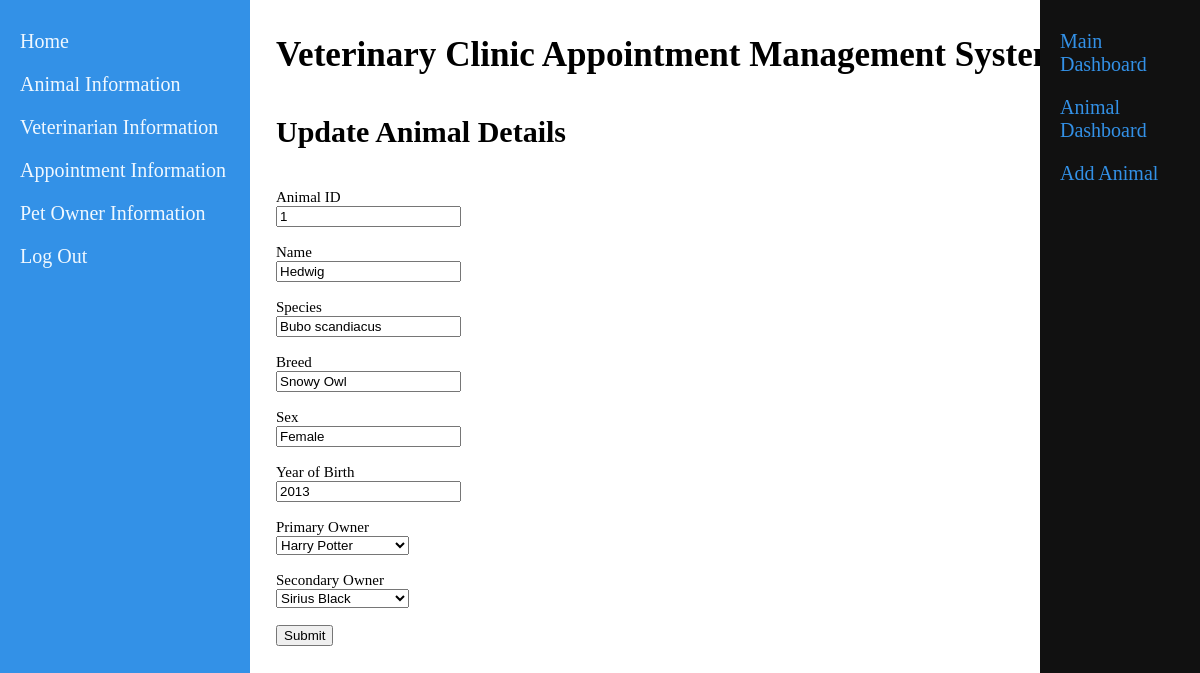
Screenshot of /updateAnimal.php?AnimalID=1 with the database file from the repository.
### tables this page shows
CREATE TABLE `animal` (
  `AnimalID` int(11) NOT NULL,
  `Name` varchar(25) NOT NULL,
  `Species` varchar(50) NOT NULL,
  `Breed` varchar(50) NOT NULL,
  `Sex` varchar(50) NOT NULL,
  `OwnerID_Primary` int(11) NOT NULL,
  `OwnerID_Secondary` int(11) DEFAULT NULL,
  `YearofBirth` year(4) NOT NULL,
  `Notes` text NOT NULL,
  `LastChanged` timestamp NOT NULL DEFAULT current_timestamp() ON UPDATE current_timestamp(),
  `CreatedOn` timestamp NOT NULL DEFAULT current_timestamp()
);

### updateAnimal.php (the view, shortened to what this page needs)
<!DOCTYPE html>
    <html>
        <head>
            <link href="CSS/portal.css" rel="stylesheet" type="text/css">
        </head>
        <body>
            <div class="sidenav">
                <a href= "./">Home</a>
                <a href="animal.php">Animal Information</a>
                <a href="veterinarian.php">Veterinarian Information</a>
                <a href="appointment.php">Appointment Information</a>
                <a href="client.php">Pet Owner Information</a>
                <a href="logoutAct.php">Log Out</a>
            </div>
            <div class="sidenav-right">
            	<a href="dashboard.php">Main Dashboard</a>
                <a href="animal.php">Animal Dashboard</a>
                <a href="addAnimal.php">Add Animal </a>
            </div>
            <div class="main">
                <h3>Veterinary Clinic Appointment Management System</h3>
                <h4>Update Animal Details</h4>
                <div class = "main-display">
	                <p>
	                   	<?php
							$conn = OpenCon();
							$AnimalID = $_GET["AnimalID"];
							$sql = "SELECT * FROM animal WHERE '$AnimalID' = animal.animalID";
							$result = $conn->query($sql);
							$row = $result->fetch_assoc();
							$PrimaryID = $row['OwnerID_Primary'];
							$SecondaryID = $row['OwnerID_Secondary'];
							$sql = "SELECT * FROM petowner";
							echo '<form method="post" action="updateAnimalAct.php">';
							echo 'Animal ID<br><input type="text" name="AnimalID" value="' . $AnimalID . '" readonly> <br> <br>';
								echo 'Name<br><input type="text" name="Name"  value="' . $row['Name'] . '"> <br> <br>';
								echo 'Species<br><input type="text" name="Species"  value="' . $row['Species'] . '"> <br> <br>';
								echo 'Breed<br><input type="text" name="Breed"  value="' . $row['Breed'] . '"> <br> <br>';
								echo 'Sex<br><input type="text" name="Sex" value="' . $row['Sex'] . '"> <br> <br>';
								echo 'Year of Birth<br><input type="text" name="YearofBirth" value="' . $row['YearofBirth'] . '"> <br> <br>';
								echo 'Primary Owner<br><select name="Primary"><br> <br>';
									$result = $conn->query($sql);
									if ($result->num_rows > 0) {
										while($row = $result->fetch_assoc()) {
											if($row['OwnerID'] == $PrimaryID) {
												echo '<option value="' . $row['OwnerID'] . '" selected>' . $row['FullName'] . '</option>';
											} else	{
												echo '<option value="' . $row['OwnerID'] . '">' . $row['FullName'] . '</option>';
											}
										}
									}
								echo '</select> <br> <br>';
								echo ' Secondary Owner<br> <select name="Secondary">';
									$result = $conn->query($sql);
									if ($result->num_rows > 0) {
										while($row = $result->fetch_assoc()) {
											while($row = $result->fetch_assoc()) {
											if($row['OwnerID'] == $SecondaryID) {
												echo '<option value="' . $row['OwnerID'] . '" selected>' . $row['FullName'] . '</option>';
											} else	{
												echo '<option value="' . $row['OwnerID'] . '">' . $row['FullName'] . '</option>';
											}
										}
										}
									}
								echo '</select><br> <br>';
								echo '<input type="submit">';
							echo '</form>';
						?>
					</p>
				</div>
            </div>
        </body>
    </html>

### CSS/portal.css (style rules this page uses)
.sidenav { height: 100%; width: 250px; position: fixed; z-index: 1; top: 0; left: 0; background-color: #3391E7; overflow-x: hidden; padding-top: 20px; }
.sidenav a { padding: 10px 12px 10px 20px; text-decoration: none; font-size: 20px; color: #F0F8FF; display: block; }
.sidenav-right { height: 100%; width: 160px; position: fixed; z-index: 1; top: 0; right: 0; background-color: #111 ; overflow-x: hidden; padding-top: 20px; }
.sidenav-right a { padding: 10px 12px 10px 20px; text-decoration: none; font-size: 20px; color: #3391E7; display: block; }
.main { margin-left: 250px; font-size: 30px; padding: 0px 18px; }
.main-display { font-size: 15px; }

### rows the page displays
animal: Name "Hedwig", Species "Bubo scandiacus", Breed "Snowy Owl", Sex "Female", YearofBirth "2013"

### other values shown
form field Primary "Harry Potter"
form field Secondary "Sirius Black"
